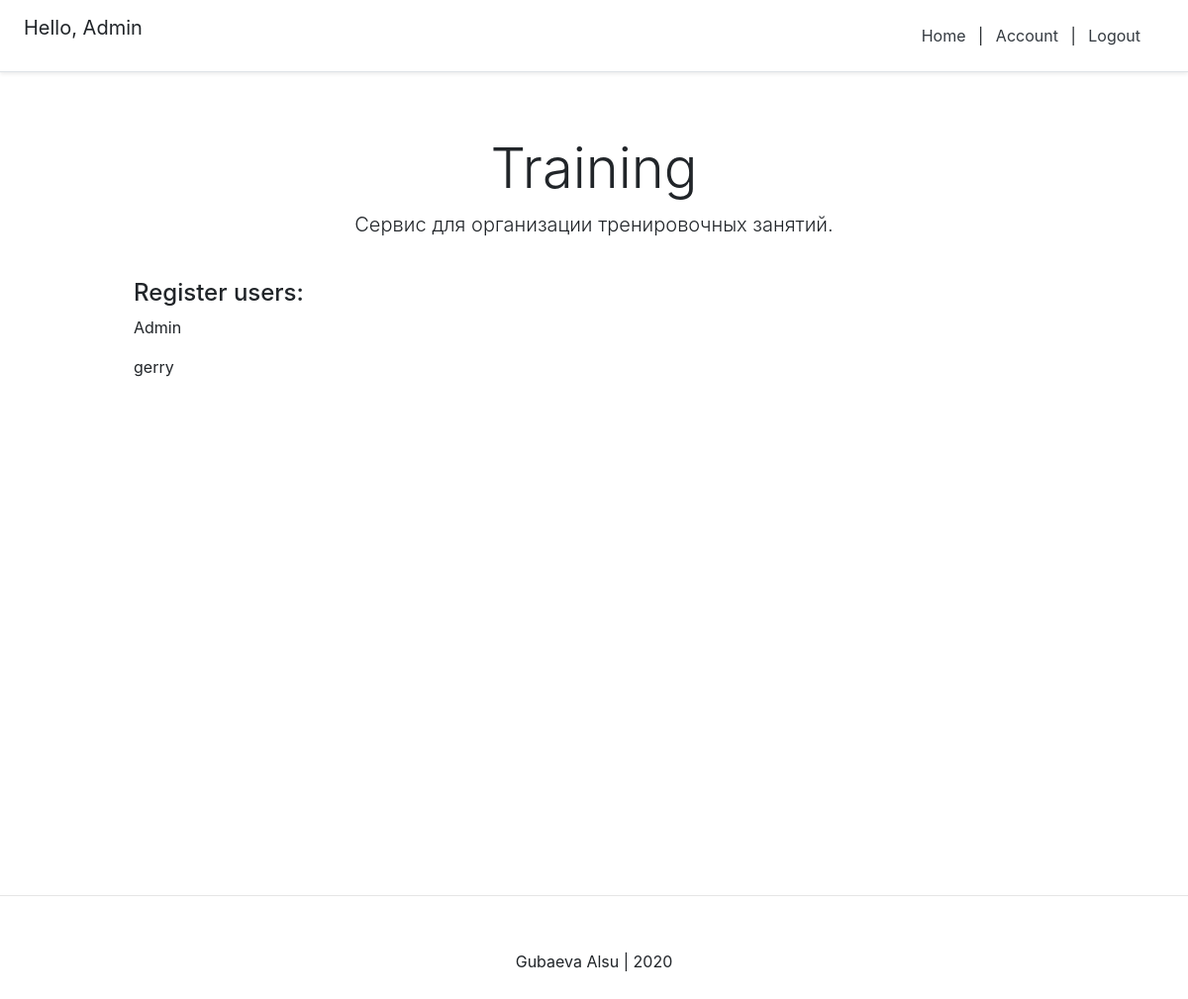
Page / (signed in) on the committed database.
### user/models.py (models this page shows, shortened)
class New_user(AbstractBaseUser):
    email = models.EmailField(verbose_name="email", max_length=60, unique=True)
    username = models.CharField(max_length=40, unique=True)
    date_joined = models.DateTimeField(verbose_name='date joined', auto_now_add=True)
    last_login = models.DateTimeField(verbose_name='last login', auto_now=True)
    is_admin = models.BooleanField(default=False)
    is_active = models.BooleanField(default=True)
    is_staff = models.BooleanField(default=False)
    is_superuser = models.BooleanField(default=False)
    photo = models.ImageField(upload_to='images/', blank=True)
    status = models.TextField(max_length=50, blank=True)
    USERNAME_FIELD = 'username'
    objects = MyAccountManager()
    def __str__(self):
        return self.username

### personal/views.py (the view)
# urls.py: path('', home_screen_view, name = "home"),
def home_screen_view(request):
    context = {}
    accounts = New_user.objects.all()
    context['accounts'] = accounts
    return render(request, 'personal/home.html', context)

### templates/personal/home.html
{% extends 'user_page/main.html' %}
{% block all_posts %}
<div class="pricing-header px-3 py-3 pt-md-5 pb-md-4 mx-auto text-center">
  <h1 class="display-4">Training</h1>
  <p class="lead">Сервис для организации тренировочных занятий.</p>
</div>
<div class="container">
    <div class="d-flex flex-column">
        <h4>Register users:</h4>
        {% for account in accounts %}
            <p>{{ account }}</p>
        {% endfor %}
    </div>
</div>
{% endblock all_posts %}

### templates/snippets/header.html (shortened to what this page needs)
<link rel="stylesheet" href="https://stackpath.bootstrapcdn.com/bootstrap/4.4.1/css/bootstrap.min.css"
>
<div class="d-flex flex-column flex-md-row align-items-center p-3 px-md-4 mb-3 bg-white border-bottom shadow-sm">
  <h5 class="my-0 mr-md-auto font-weight-normal">
      {% if request.user.is_authenticated %}
          <p>Hello, {{ request.user.username }} </p>
      {% endif %}
  </h5>
  <nav class="my-2 my-md-0 mr-md-3">
      {% if request.user.is_authenticated  %}
          <a class="p-2 text-dark" href="{% url 'home' %}">Home</a> |
          <a class="p-2 text-dark" href="{% url 'account' %}">Account</a> |
          <a class="p-2 text-dark" href="{% url 'logout' %}">Logout</a>
      {% else %}
          <a class="p-2 text-dark" href="{% url 'home' %}">Home</a> |
          <a class="p-2 text-dark" href="{% url 'login' %}">Login</a> |
          <a class="btn btn-outline-primary" href="{% url 'register' %}">Register</a>
      {% endif %}
  </nav>
</div>

### templates/snippets/header.html (style rules this page uses)
@media (min-width: 768px) { html { font-size: 16px; } }
.container { max-width: 960px; }
.pricing-header { max-width: 700px; }

### rows in the picture
New_user: user.username "Admin", username "Admin"
New_user: username "gerry"
